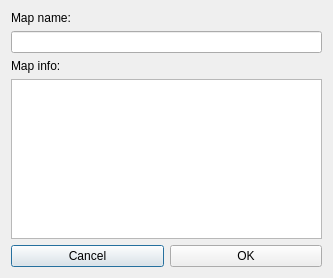
<?xml version="1.0" encoding="UTF-8"?>
<ui version="4.0">
 <class>DialogInfoSet</class>
 <widget class="QDialog" name="DialogInfoSet">
  <property name="geometry">
   <rect>
    <x>0</x>
    <y>0</y>
    <width>333</width>
    <height>278</height>
   </rect>
  </property>
  <property name="windowTitle">
   <string>Setting up info map</string>
  </property>
  <property name="modal">
   <bool>true</bool>
  </property>
  <layout class="QVBoxLayout" name="verticalLayout">
   <item>
    <widget class="QLabel" name="label">
     <property name="text">
      <string>Map name:</string>
     </property>
    </widget>
   </item>
   <item>
    <widget class="QLineEdit" name="lineEdit"/>
   </item>
   <item>
    <widget class="QLabel" name="label_2">
     <property name="text">
      <string>Map info:</string>
     </property>
    </widget>
   </item>
   <item>
    <widget class="QPlainTextEdit" name="plainTextEdit"/>
   </item>
   <item>
    <layout class="QHBoxLayout" name="horizontalLayout">
     <item>
      <widget class="QPushButton" name="pushButtonCancel">
       <property name="text">
        <string>Cancel</string>
       </property>
      </widget>
     </item>
     <item>
      <widget class="QPushButton" name="pushButtonOK">
       <property name="text">
        <string>OK</string>
       </property>
      </widget>
     </item>
    </layout>
   </item>
  </layout>
 </widget>
 <resources/>
 <connections/>
</ui>
